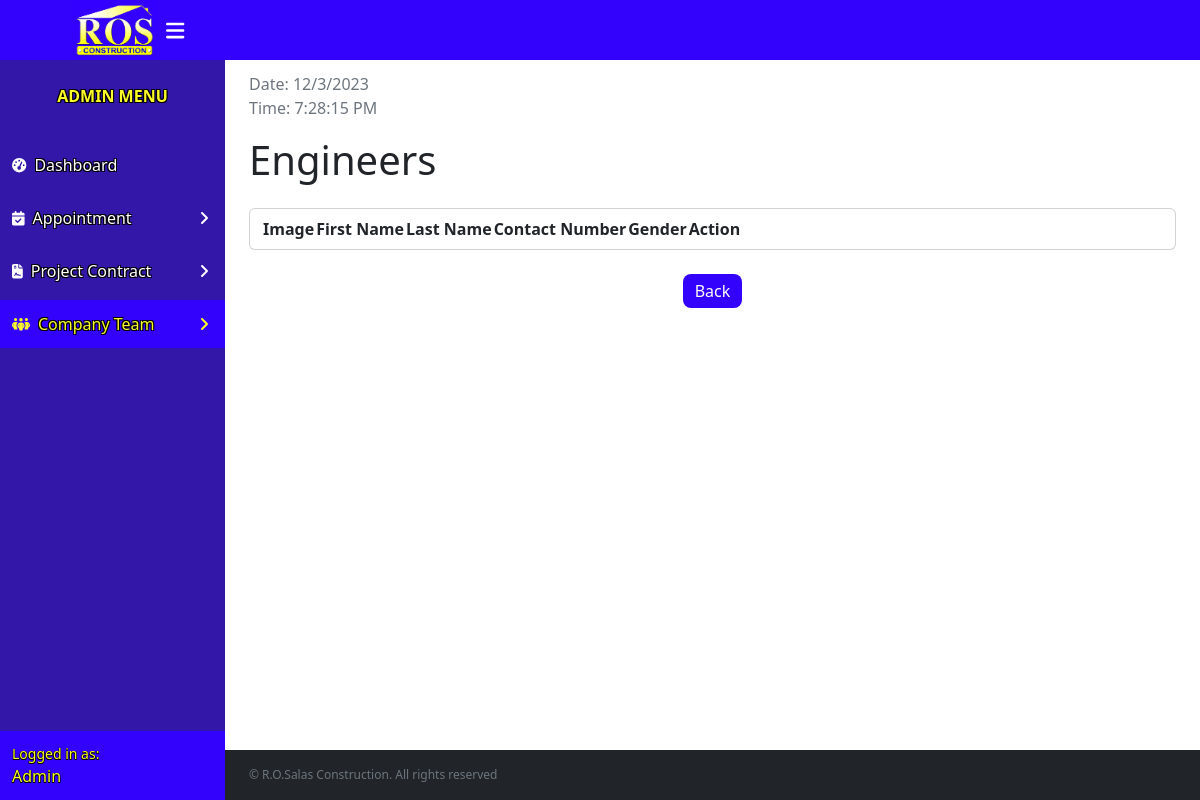
Before: /php/allList.php?position=Engineer (signed in) with the older database file.
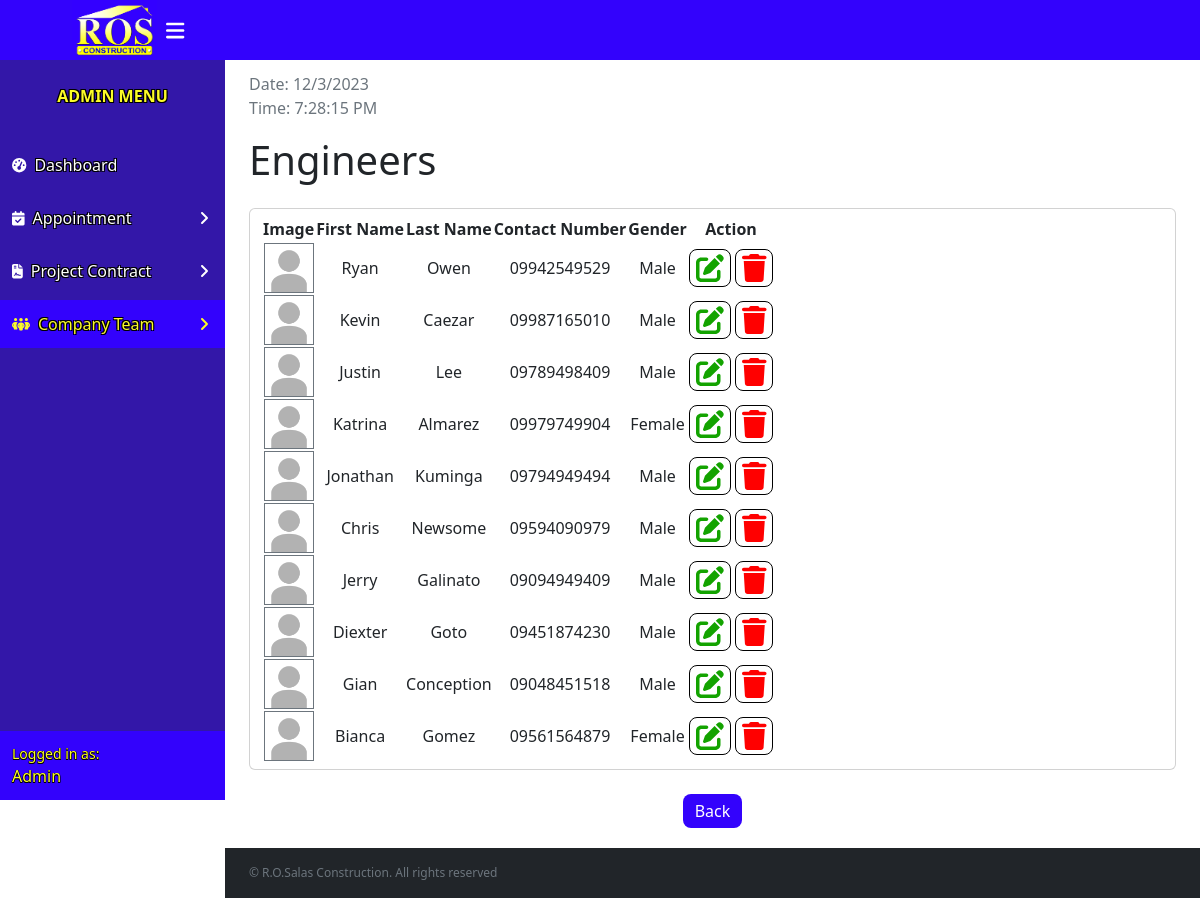
After: the same page with the newer database file.
### tables this page shows
CREATE TABLE `employee` (
  `ID` int(11) NOT NULL,
  `teamID` int(11) DEFAULT NULL,
  `fname` varchar(255) NOT NULL,
  `lname` varchar(255) NOT NULL,
  `number` varchar(128) NOT NULL,
  `gender` varchar(128) NOT NULL,
  `position` varchar(128) NOT NULL,
  `emp_img` varchar(255) NOT NULL
);

### php/allList.php (the view, shortened to what this page needs)
<?php
include 'login.php';
?>
<!DOCTYPE html>
<html lang="en">
<head>
    <link rel="stylesheet" href="../assets/css/bootstrap.min.css">
    <link rel="stylesheet" href="https://cdn.jsdelivr.net/npm/simple-datatables@7.3.0/dist/style.min.css">
    <link href="../assets/css/allList.css" rel="stylesheet">
</head>
<body class="sb-nav-fixed">
    <nav class="sb-topnav navbar navbar-expand navbar-dark bg-logo1">
        <a class="navbar-brand ps-5" href="dashboard.php">
            <img src="../assets/images/ros.jpg" alt="">
        </a>
        <button class="btn btn-link btn-sm order-lg-0 me-6 me-lg-4 " id="sidebarToggle" href="#"><i class="fas fa-bars fa-xl"></i></button>
    </nav>
    <div id="layoutSidenav">
        <div id="layoutSidenav_nav">
            <nav class="sb-sidenav accordion bg-logo2" id="sidenavAccordion">
                <div class="sb-sidenav-menu">
                    <div class="nav">
                        <div class="sb-sidenav-menu-heading">Admin Menu</div>
                        <a class="nav-link" href="dashboard.php">
                            <div class="sb-nav-link-icon"><i class="fas fa-tachometer-alt"></i></div>
                            Dashboard
                        </a>
                        <a class="nav-link collapsed" href="#" data-bs-toggle="collapse" data-bs-target="#appoitment" aria-expanded="false" aria-controls="collapseLayouts">
                            <div class="sb-nav-link-icon"><i class="fas fa-calendar-check"></i></div>
                            Appointment
                            <div class="sb-sidenav-collapse-arrow"><i class="fas fa-angle-down"></i></div>
                        </a>
                        <a class="nav-link collapsed" href="#" data-bs-toggle="collapse" data-bs-target="#project" aria-expanded="false" aria-controls="collapseLayouts">
                            <div class="sb-nav-link-icon"><i class="fa fa-file-contract"></i></div>
                            Project Contract
                            <div class="sb-sidenav-collapse-arrow"><i class="fas fa-angle-down"></i></div>
                        </a>
                        <a class="nav-link active collapsed" href="#" data-bs-toggle="collapse" data-bs-target="#team" aria-expanded="false" aria-controls="collapseLayouts">
                            <div class="sb-nav-link-icon"><i class="fas fa-people-group"></i></div>
                            Company Team
                            <div class="sb-sidenav-collapse-arrow"><i class="fas fa-angle-down"></i></div>
                        </a>
                    </div>
                </div>
                <div class="sb-sidenav-footer bg-logo1">
                    <div class="small">Logged in as:</div>
                    Admin
                </div>
            </nav>
        </div>
        <div id="layoutSidenav_content">
            <main>
                <?php
                if (isset($_GET['position'])) {
                    $position = mysqli_real_escape_string($conn, $_GET['position']);
                    $query = "SELECT * FROM `employee` WHERE `position` = '$position'";
                    $result = mysqli_query($conn, $query);
                ?>
                    <div class="container-fluid px-4">
                        <ol class="breadcrumb mb-1">
                            <li class="breadcrumb-item active"></li>
                        </ol>
                        <?php
                        if ($position == "Engineer") {
                            echo '<h1 class="mt-3 mb-4">Engineers</h1>';
                        } else if ($position == "Foreman") {
                            echo '<h1 class="mt-3 mb-4">Foremen</h1>';
                        } else if ($position == "Worker") {
                            echo '<h1 class="mt-3 mb-4">Workers</h1>';
                        } else if ($position == "Human Resource") {
                            echo '<h1 class="mt-3 mb-4">Human Resources</h1>';
                        }
                        ?>
                        <div class="card mb-4">
                            <div class="card-body">
                                <table id="datatablesSimple">
                                    <thead>
                                        <tr>
                                            <th>Image</th>
                                            <th>First Name</th>
                                            <th>Last Name</th>
                                            <th>Contact Number</th>
                                            <th>Gender</th>
                                            <th>Action</th>
                                        </tr>
                                    </thead>
                                    <tbody>
                                        <?php
                                        while ($row = mysqli_fetch_array($result)) {
                                        ?>
                                            <tr>
                                                <td><img src="<?php echo $row["emp_img"]; ?>" alt="Profile Photo" width="50" height="50" class="border border-secondary"></td>
                                                <td><?php echo $row["fname"]; ?></td>
                                                <td><?php echo $row["lname"]; ?></td>
                                                <td><?php echo $row["number"]; ?></td>
                                                <td><?php echo $row["gender"]; ?></td>
                                                <td>
                                                    <button type="button" class="popover pop1" data-bs-toggle="modal" data-bs-target="#update<?php echo $row['ID']; ?>"><i class="fas fa-pen-to-square fa-2xl" style="color: #13a300;"></i></button>
                                                    <button type="button" class="popover pop2" data-bs-toggle="modal" data-bs-target="#delete<?php echo $row['ID']; ?>"><i class="fas fa-trash fa-2xl" style="color: #ff0000;"></i></button>
                                                </td>
                                            </tr>
                                        <?php
                                        }
                                        ?>
                                    </tbody>
                                </table>
                            </div>
                        </div>
                        <div class="d-flex  justify-content-center">
                            <a class="back" href="emplist.php" role="button">Back</a>
                        </div>
                    </div>
                <?php
                }
                ?>
            </main>
            <footer class="py-4 bg-dark mt-auto">
                <div class="container-fluid px-4">
                    <div class="d-flex align-items-center justify-content-between">
                        <div class="text-muted">&copy; R.O.Salas Construction. All rights reserved</div>
                    </div>
                </div>
            </footer>
        </div>
    </div>
</body>
</html>

Changed rows visible on the page:
added employee: emp_img (placeholder picture), fname "Ryan", lname "Owen", number "09942549529", gender "Male"
added employee: emp_img (placeholder picture), fname "Kevin", lname "Caezar", number "09987165010", gender "Male"
added employee: emp_img (placeholder picture), fname "Justin", lname "Lee", number "09789498409", gender "Male"
added employee: emp_img (placeholder picture), fname "Katrina", lname "Almarez", number "09979749904", gender "Female"
added employee: emp_img (placeholder picture), fname "Jonathan", lname "Kuminga", number "09794949494", gender "Male"
added employee: emp_img (placeholder picture), fname "Chris", lname "Newsome", number "09594090979", gender "Male"
added employee: emp_img (placeholder picture), fname "Jerry", lname "Galinato", number "09094949409", gender "Male"
added employee: emp_img (placeholder picture), fname "Diexter", lname "Goto", number "09451874230", gender "Male"
added employee: emp_img (placeholder picture), fname "Gian", lname "Conception", number "09048451518", gender "Male"
added employee: emp_img (placeholder picture), fname "Bianca", lname "Gomez", number "09561564879", gender "Female"
